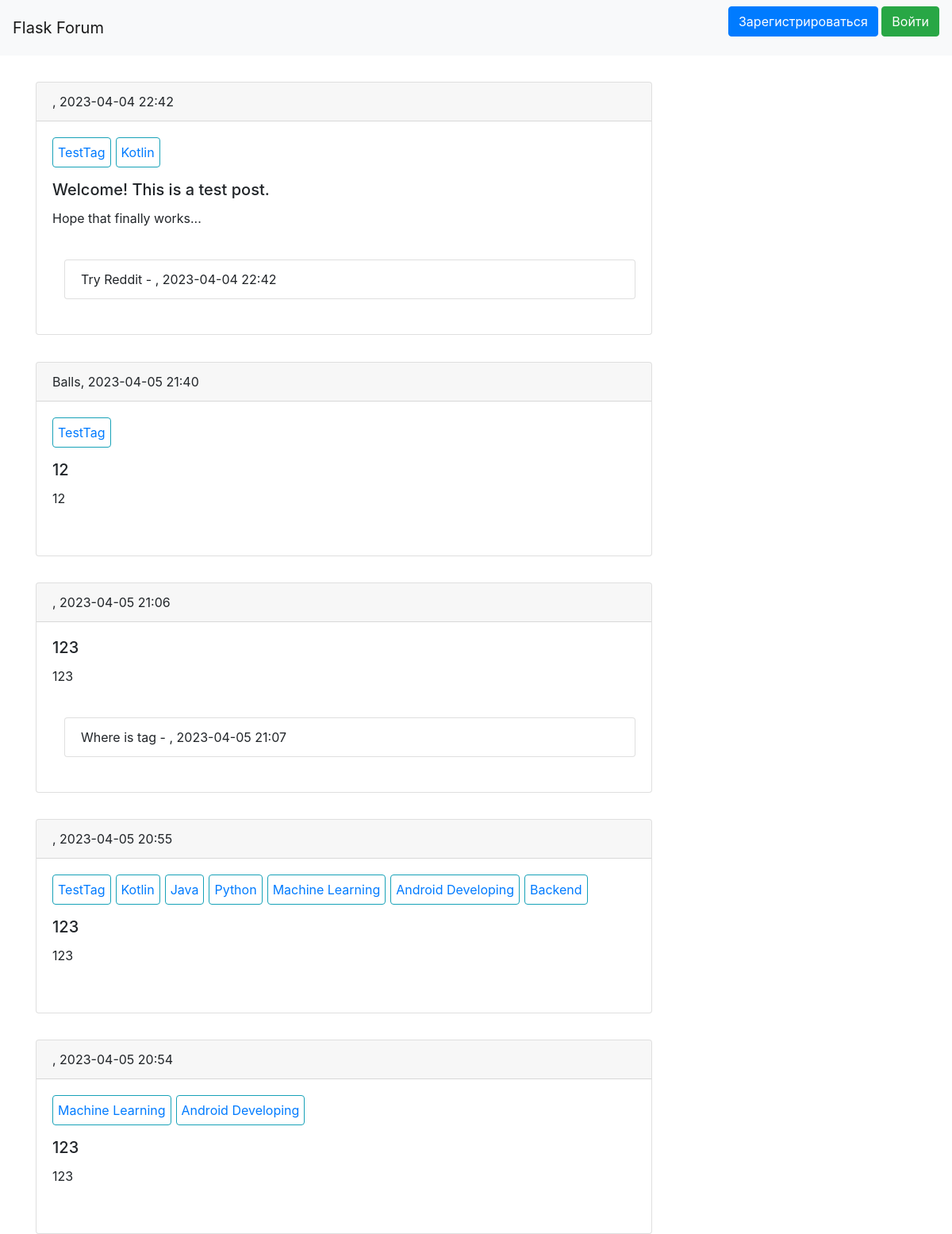
Before: / with the older database file.
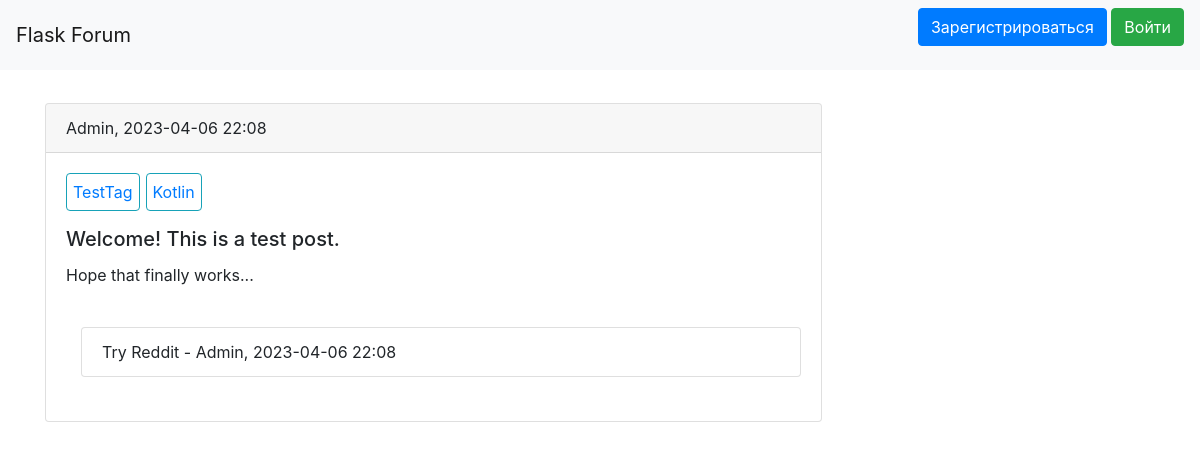
After: the same page with the newer database file.
### data/post.py (models this page shows)
class Post(SqlAlchemyBase, SerializerMixin):
    __tablename__ = 'posts'
    id = sqlalchemy.Column(sqlalchemy.Integer, primary_key=True, autoincrement=True)
    title = sqlalchemy.Column(sqlalchemy.String, nullable=True)
    content = sqlalchemy.Column(sqlalchemy.String, nullable=True)
    created_date = sqlalchemy.Column(sqlalchemy.DateTime, default=datetime.datetime.now)
    completed = sqlalchemy.Column(sqlalchemy.Boolean, default=False)
    user_id = sqlalchemy.Column(sqlalchemy.Integer, sqlalchemy.ForeignKey("users.id"))
    rating = sqlalchemy.Column(sqlalchemy.Integer, default=0)
    done = sqlalchemy.Column(sqlalchemy.Boolean, default=False)
    user = orm.relationship('User')
    tags = orm.relationship('Tag', secondary='posts_with_tags', back_populates='posts')
    thread_messages = orm.relationship("ThreadMessage", back_populates='post')

### data/tag.py (models this page shows)
class Tag(SqlAlchemyBase, SerializerMixin):
    __tablename__ = 'tags'
    id = sqlalchemy.Column(sqlalchemy.Integer, primary_key=True, autoincrement=True)
    name = sqlalchemy.Column(sqlalchemy.String, nullable=True, unique=True)
    posts = orm.relationship("Post", secondary='posts_with_tags', back_populates='tags')

### data/thread_message.py (models this page shows)
class ThreadMessage(SqlAlchemyBase, UserMixin, SerializerMixin):
    __tablename__ = 'thread_messages'
    id = sqlalchemy.Column(sqlalchemy.Integer, primary_key=True, autoincrement=True)
    content = sqlalchemy.Column(sqlalchemy.String, nullable=True)
    created_date = sqlalchemy.Column(sqlalchemy.DateTime, default=datetime.datetime.now)
    user_id = sqlalchemy.Column(sqlalchemy.Integer, sqlalchemy.ForeignKey("users.id"))
    user = orm.relationship('User')
    post_id = sqlalchemy.Column(sqlalchemy.Integer, sqlalchemy.ForeignKey("posts.id"))
    post = orm.relationship('Post')

### data/user.py (models this page shows, shortened)
class User(SqlAlchemyBase, UserMixin, SerializerMixin):
    __tablename__ = 'users'
    id = sqlalchemy.Column(sqlalchemy.Integer, primary_key=True, autoincrement=True)
    name = sqlalchemy.Column(sqlalchemy.String, nullable=True)
    about = sqlalchemy.Column(sqlalchemy.String, nullable=True)
    email = sqlalchemy.Column(sqlalchemy.String, index=True, unique=True, nullable=True)
    hashed_password = sqlalchemy.Column(sqlalchemy.String, nullable=True)
    created_date = sqlalchemy.Column(sqlalchemy.DateTime, default=datetime.datetime.now)
    posts = orm.relationship("Post", back_populates='user')
    thread_messages = orm.relationship("ThreadMessage", back_populates='user')

### main.py (the view)
@app.route("/")
def index():
    session = db_session.create_session()
    posts = session.query(Post).order_by(Post.done, desc(Post.rating), desc(Post.created_date))
    return render_template("index.html", posts=posts, tag=None)

### data/db_session.py (called while the page is built)
def create_session() -> Session:
    global __factory, session
    if not session:
        session = __factory(expire_on_commit=False) if callable(__factory) else None
    return session

### templates/index.html (shortened to what this page needs)
{% extends "base.html" %}
{% block content %}
<div>
    {% for item in posts %}
    <div style="margin-top: 3%;">
        <div class="card {% if item.done %}alert-success {% endif %}" style="width: 70%;">
            <div class="card-header">
                {{item.user.name}}, {{item.created_date.strftime('%Y-%m-%d %H:%M')}}
            </div>
            <div class="card-body">
                <ul class="list-group list-group-horizontal">
                    {% for tag in item.tags %}
                    <li class="card text-white border-info mb-3 text-primary"
                        style="margin-right: 6px; padding: 6px;">
                        <a href="/{{ tag.id }}">{{tag.name}}</a>
                    </li>
                    {% endfor %}
                </ul>
                <h5 class="card-title">{{item.title}}</h5>
                <p class="card-text">{{item.content}}</p>
                {% if item.thread_messages %}
                <br>
                {% endif %}
                <ul class="list-group" style="margin-left: 15px;">
                    {% for message in item.thread_messages %}
                    <li class="list-group-item">
                        {{message.content}} - {{message.user.name}}, {{message.created_date.strftime('%Y-%m-%d %H:%M')}}
                    </li>
                    {% endfor %}
                </ul>
                <br>
            </div>
        </div>
    </div>
</div>
{% endfor %}
{% endblock %}

### templates/base.html (shortened to what this page needs)
<!doctype html>
<html lang="en">
<head>
    <link rel="stylesheet"
          href="https://stackpath.bootstrapcdn.com/bootstrap/4.4.1/css/bootstrap.min.css"
>
</head>
<body>
<header>
    <nav class="navbar navbar-light bg-light">
        <a class="navbar-brand" href="#">Flask Forum</a>
        {% if current_user.is_authenticated %}
        <a class="navbar-brand" href="/logout">Выйти</a>
        {% else %}
        <p>
            <a class="btn btn-primary" href="/register">Зарегистрироваться</a>
            <a class="btn btn-success" href="/login">Войти</a>
        </p>
        {% endif %}
    </nav>
</header>
<main role="main" class="container">
    {% block content %}{% endblock %}
</main>
</body>
</html>

Changed rows visible on the page:
removed Post: created_date "2023-04-04 22:42", title "Welcome! This is a test post.", content "Hope that finally works...", Tag (name "TestTag"), Tag (name "Kotlin"), ThreadMessage (content "Try Reddit", created_date "2023-04-04 22:42")
removed Post: user.name "Balls", created_date "2023-04-05 21:40", title "12", content "12", Tag (name "TestTag")
removed Post: created_date "2023-04-05 21:06", title "123", content "123"
removed ThreadMessage: content "Where is tag", created_date "2023-04-05 21:07", shown under "2023-04-05 21:06"
removed Post: created_date "2023-04-05 20:55", title "123", content "123", Tag (name "TestTag"), Tag (name "Kotlin")
no longer on this page (row unchanged): Tag: name "Java", shown under "2023-04-05 20:55"
no longer on this page (row unchanged): Tag: name "Python", shown under "2023-04-05 20:55"
no longer on this page (row unchanged): Tag: name "Machine Learning"
no longer on this page (row unchanged): Tag: name "Android Developing"
no longer on this page (row unchanged): Tag: name "Backend", shown under "2023-04-05 20:55"
removed Post: created_date "2023-04-05 20:54", title "123", content "123"
added Post: user.name "Admin", created_date "2023-04-06 22:08", title "Welcome! This is a test post.", content "Hope that finally works...", Tag (name "TestTag"), Tag (name "Kotlin"), ThreadMessage (content "Try Reddit", user.name "Admin", created_date "2023-04-06 22:08")
